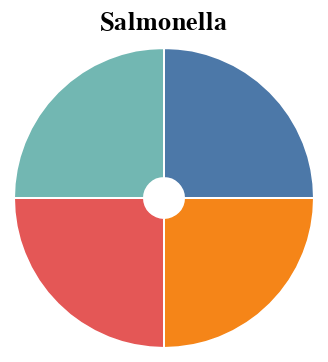

Here is the notebook cell this chart was saved with:
### Code cell
salm_df = melted[melted.name == 'Salmonella'].reset_index()
salm_base = alt.Chart(salm_df).encode(
    theta=alt.Theta("rating:Q").stack(True),
    radius=alt.Radius("rating")
        .scale(type="sqrt", zero=True, rangeMin=20),
    order = alt.Order('attribute:N'),
    color=alt.Color("attribute:N", legend=None)
)
salm_chart = (
    salm_base.mark_arc(innerRadius=10, stroke="#fff")
    # Enable/disable labels
    #+ salm_base.mark_text(radiusOffset=40).encode(text="attribute:N")  
).properties(
    title="Salmonella",
    width = 150,
    height= 150
)
salm_chart

### Figure 1 — Vega-Lite specification as saved in the notebook (floating-point values rounded to 4 significant figures)
{"config": {"view": {"continuousWidth": 300, "continuousHeight": 300}}, "data": {"name": "data-96fad9e8433e9d2ec1a44fea24b640bf"}, "mark": {"type": "arc", "innerRadius": 10, "stroke": "#fff"}, "encoding": {"color": {"field": "attribute", "legend": null, "type": "nominal"}, "order": {"field": "attribute", "type": "nominal"}, "radius": {"field": "rating", "scale": {"type": "sqrt", "zero": true, "rangeMin": 20}, "type": "quantitative"}, "theta": {"field": "rating", "stack": true, "type": "quantitative"}}, "height": 150, "title": "Salmonella", "width": 150, "$schema": "https://vega.github.io/schema/vega-lite/v5.16.3.json", "datasets": {"data-96fad9e8433e9d2ec1a44fea24b640bf": [{"index": 0, "name": "Salmonella", "attribute": "difficulty", "rating": 10}, {"index": 3, "name": "Salmonella", "attribute": "sophistication", "rating": 10}, {"index": 6, "name": "Salmonella", "attribute": "expertise", "rating": 10}, {"index": 9, "name": "Salmonella", "attribute": "novelty", "rating": 10}]}}
